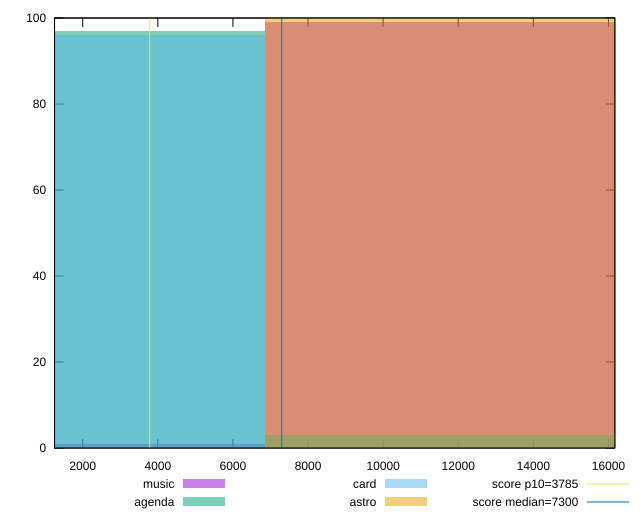

gnuplot code for this plot:
reset

$music <<EOF
13725.95590366479 99
0 1
EOF

$agenda <<EOF
13725.95590366479 3
0 97
EOF

$card <<EOF
13725.95590366479 3
0 96
EOF

$astro <<EOF
13725.95590366479 100
EOF

set key outside below
set boxwidth 13725.95590366479
set xrange [1249.346:16170.149999999998]
set yrange [0:100]
set trange [0:100]
set style fill transparent solid 0.5 noborder

set parametric
set terminal svg size 640, 520 enhanced background rgb 'white'
set output "report/report_00029_2021-02-24T13-36-40.390Z/interactive/comparison/histogram/all_raw.svg"

plot $music title "music" with boxes, \
     $agenda title "agenda" with boxes, \
     $card title "card" with boxes, \
     $astro title "astro" with boxes, \
     3785,t title "score p10=3785", \
     7300,t title "score median=7300"

reset
